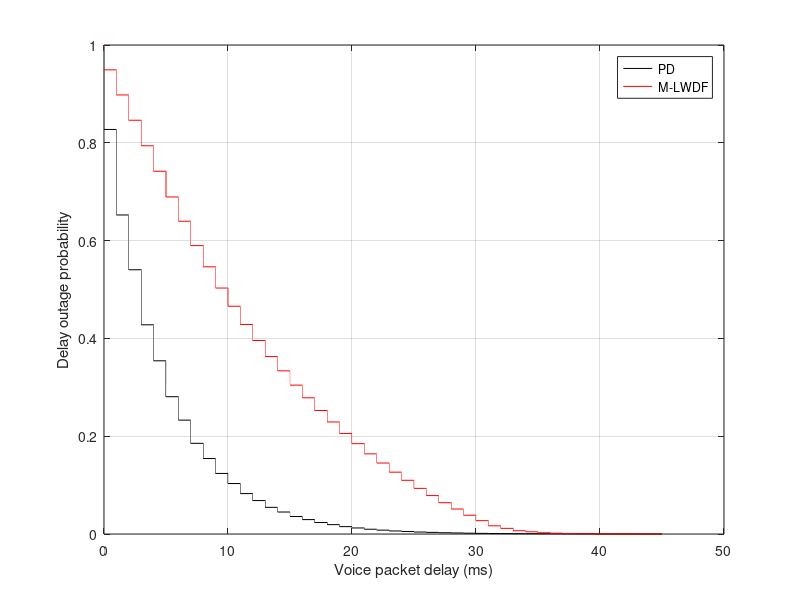
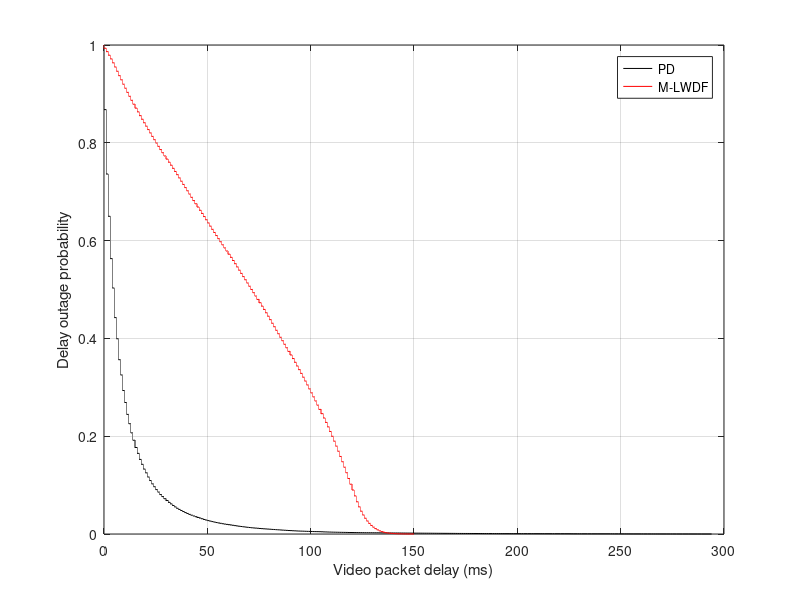
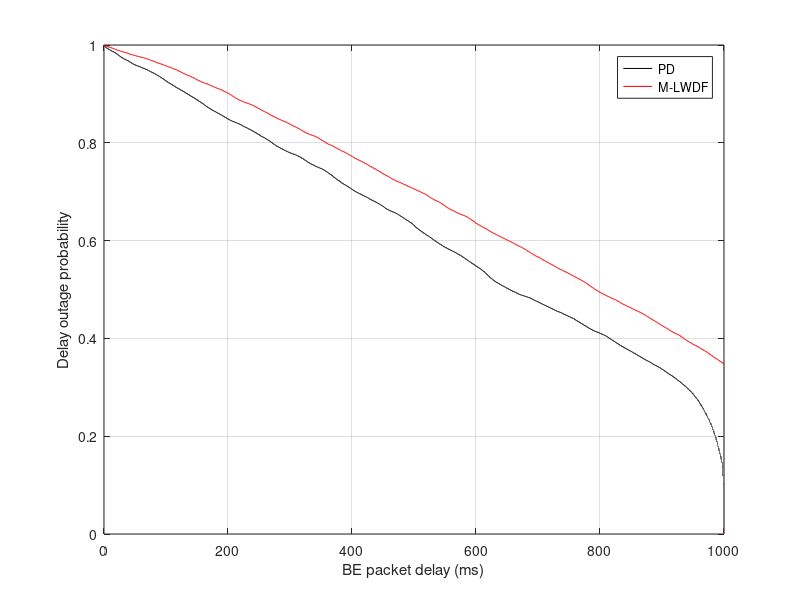

These figures' MATLAB source, in order:
clear;
load('MLWDF_outage_probability.mat');
load('PD_outage_probability.mat');

figure(1);
plot(sort(PD_delay_voice_temp), linspace(1-1/length(PD_delay_voice_temp), 0, length(PD_delay_voice_temp)),'k-');
hold on;
plot(sort(MLWDF_delay_voice_temp), linspace(1-1/length(MLWDF_delay_voice_temp), 0, length(MLWDF_delay_voice_temp)),'r-');
xlabel('Voice packet delay (ms)');
ylabel('Delay outage probability');
legend('PD','M-LWDF','location','NorthEast');
grid on;

figure(2);
plot(sort(PD_delay_video_temp), linspace(1-1/length(PD_delay_video_temp), 0, length(PD_delay_video_temp)),'k-');
hold on;
plot(sort(MLWDF_delay_video_temp), linspace(1-1/length(MLWDF_delay_video_temp), 0, length(MLWDF_delay_video_temp)),'r-');
xlabel('Video packet delay (ms)');
ylabel('Delay outage probability');
legend('PD','M-LWDF','location','NorthEast');
grid on;

figure(3);
plot(sort(PD_delay_BE_temp), linspace(1-1/length(PD_delay_BE_temp), 0, length(PD_delay_BE_temp)),'k-');
hold on;
plot(sort(MLWDF_delay_BE_temp), linspace(1-1/length(MLWDF_delay_BE_temp), 0, length(MLWDF_delay_BE_temp)),'r-');
xlabel('BE packet delay (ms)');
ylabel('Delay outage probability');
legend('PD','M-LWDF','location','NorthEast');
grid on;

flag=1;